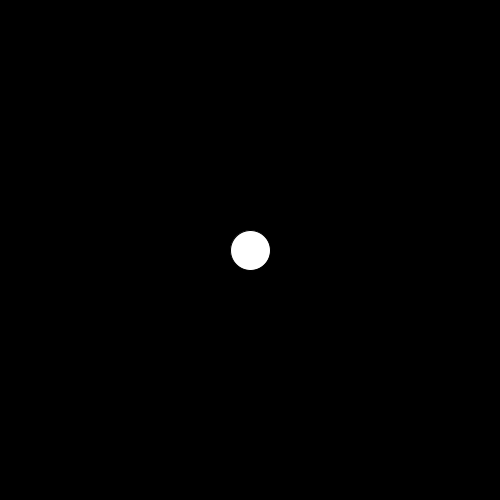
Frame 1 (no input)
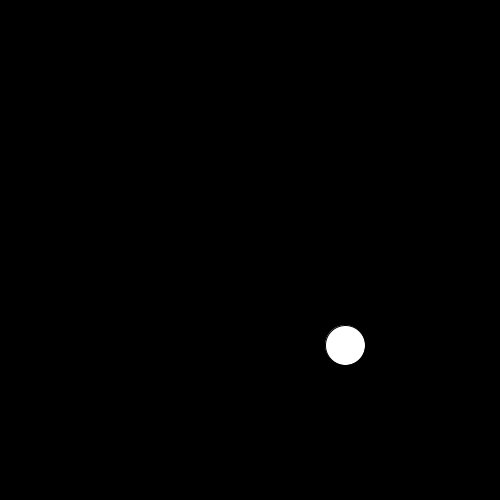
Frame 60 (the mouse pressed at the canvas centre just before this capture)
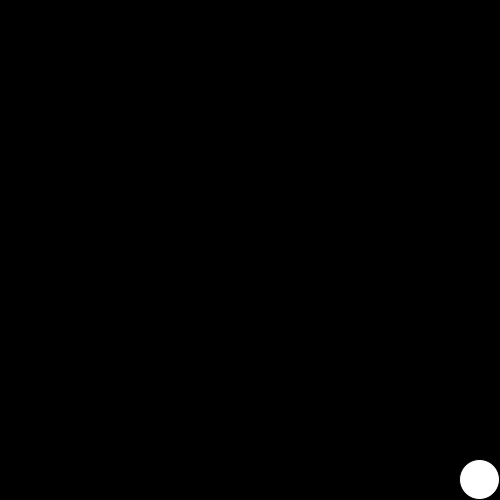
Frame 120 (the mouse held since frame 60 and released just before this capture)

The Processing sketch that drew these frames (run headless with seeded random() and noise(); from frame 60 on, the mouse is pressed at the canvas centre):

// Processing sketch: VectorMouseBall
// ── VectorMouseBall.pde
PVector mouse;
PVector dir;
PVector location;
PVector velocity;

void setup() {
  size(500,500);
  location = new PVector(width/2, height/2);
  velocity = new PVector(0,0);
}

void draw() {
  background(0);
  mouse = new PVector(mouseX, mouseY);
  PVector dir = PVector.sub(mouse, location);
  
  dir.normalize();
  dir.mult(0.5);
  
  velocity.add(dir);
  
  if (location.x > width-20) {
    velocity.x = velocity.x * -1;
  } else if (location.x < 20) {
    velocity.x = velocity.x * -1;
  }
  
  if (location.y > height-20) {
    velocity.y = velocity.y * -1;
  } else if (location.y < 20) {
    velocity.y = velocity.y * -1;
  }
  
  velocity.limit(1000/dist(mouseX, mouseY, location.x, location.y)); //Kan ændres for at løse udfordring 1
  
  velocity.mult(0.98);
  
  location.sub(velocity);
  
  ellipse(location.x, location.y, 40, 40);
}
